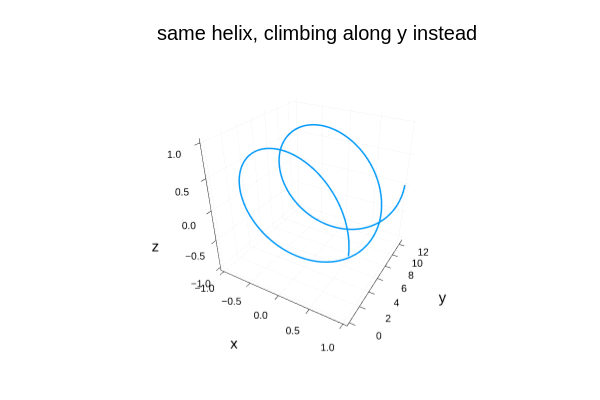

Notebook code for this chart:
### Markdown cell above
**Same idea, different axis.** Move the bare $t$ into the *second* slot:
$\vec r(t) = \langle \cos t,\ t,\ \sin t\rangle$. Now the circle lives in the $x$–$z$ plane and the
curve coils along the **y-axis** — the loops stand upright like wheels. The lesson: *the slot
holding the bare $t$ names the axis the curve travels along.*

### Code cell
plot3d(cos.(t), t, sin.(t),
    lw = 3, legend = false, title = "same helix, climbing along y instead",
    xlabel = "x", ylabel = "y", zlabel = "z")

### Figure 1 — Plotly figure (JSON) as saved in the notebook; plotly's stock layout.template omitted (floating-point values rounded to 4 significant figures; data arrays with more than 128 entries replaced by an {"elided": "..."} marker saying what was removed)
{"data": [{"colorbar": {"len": 0.8657, "title": "", "x": 0.9934, "y": 0.5087}, "legendgroup": "y1", "line": {"color": "rgba(0, 154, 250, 1.000)", "dash": "solid", "shape": "linear", "width": 3}, "mode": "lines", "name": "y1", "scene": "scene", "showlegend": true, "type": "scatter3d", "x": {"elided": "800 float values"}, "xaxis": "x", "y": {"elided": "800 float values"}, "yaxis": "y", "z": {"elided": "800 float values"}, "zaxis": "z"}], "layout": {"annotations": [{"font": {"color": "rgba(0, 0, 0, 1.000)", "family": "sans-serif", "size": 20}, "rotation": 0, "showarrow": false, "text": "same helix, climbing along y instead", "x": 0.5275, "xanchor": "center", "xref": "paper", "y": 1, "yanchor": "top", "yref": "paper"}], "height": 400, "margin": {"b": 20, "l": 0, "r": 0, "t": 20}, "paper_bgcolor": "rgba(255, 255, 255, 1.000)", "plot_bgcolor": "rgba(255, 255, 255, 1.000)", "scene": {"camera": {"eye": {"x": 1.126, "y": -1.95, "z": 1.3}, "projection": "orthographic"}, "domain": {"x": [0.06165, 0.9934], "y": [0.07581, 0.9415]}, "xaxis": {"gridcolor": "rgba(0, 0, 0, 0.100)", "gridwidth": 0.5, "linecolor": "rgba(0, 0, 0, 1.000)", "mirror": false, "range": [-1.06, 1.06], "showgrid": true, "showline": true, "showticklabels": true, "tickangle": 0, "tickcolor": "rgb(0, 0, 0)", "tickfont": {"color": "rgba(0, 0, 0, 1.000)", "family": "sans-serif", "size": 11}, "tickmode": "array", "ticks": "inside", "ticktext": ["−1.0", "−0.5", "0.0", "0.5", "1.0"], "tickvals": [-1, -0.5, 0, 0.5, 1], "title": "x", "titlefont": {"color": "rgba(0, 0, 0, 1.000)", "family": "sans-serif", "size": 15}, "type": "-", "visible": true, "zeroline": false, "zerolinecolor": "rgba(0, 0, 0, 1.000)"}, "yaxis": {"gridcolor": "rgba(0, 0, 0, 0.100)", "gridwidth": 0.5, "linecolor": "rgba(0, 0, 0, 1.000)", "mirror": false, "range": [-0.377, 12.94], "showgrid": true, "showline": true, "showticklabels": true, "tickangle": 0, "tickcolor": "rgb(0, 0, 0)", "tickfont": {"color": "rgba(0, 0, 0, 1.000)", "family": "sans-serif", "size": 11}, "tickmode": "array", "ticks": "inside", "ticktext": ["0", "2", "4", "6", "8", "10", "12"], "tickvals": [0, 2, 4, 6, 8, 10, 12], "title": "y", "titlefont": {"color": "rgba(0, 0, 0, 1.000)", "family": "sans-serif", "size": 15}, "type": "-", "visible": true, "zeroline": false, "zerolinecolor": "rgba(0, 0, 0, 1.000)"}, "zaxis": {"gridcolor": "rgba(0, 0, 0, 0.100)", "gridwidth": 0.5, "linecolor": "rgba(0, 0, 0, 1.000)", "mirror": false, "range": [-1.06, 1.06], "showgrid": true, "showline": true, "showticklabels": true, "tickangle": 0, "tickcolor": "rgb(0, 0, 0)", "tickfont": {"color": "rgba(0, 0, 0, 1.000)", "family": "sans-serif", "size": 11}, "tickmode": "array", "ticks": "inside", "ticktext": ["−1.0", "−0.5", "0.0", "0.5", "1.0"], "tickvals": [-1, -0.5, 0, 0.5, 1], "title": "z", "titlefont": {"color": "rgba(0, 0, 0, 1.000)", "family": "sans-serif", "size": 15}, "type": "-", "visible": true, "zeroline": false, "zerolinecolor": "rgba(0, 0, 0, 1.000)"}}, "showlegend": false, "width": 600}}
